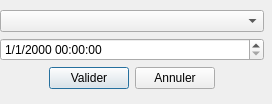
<?xml version="1.0" encoding="UTF-8"?>
<ui version="4.0">
 <class>dialog_gribDate_ui</class>
 <widget class="QDialog" name="dialog_gribDate_ui">
  <property name="geometry">
   <rect>
    <x>0</x>
    <y>0</y>
    <width>272</width>
    <height>104</height>
   </rect>
  </property>
  <property name="sizePolicy">
   <sizepolicy hsizetype="Preferred" vsizetype="Preferred">
    <horstretch>0</horstretch>
    <verstretch>0</verstretch>
   </sizepolicy>
  </property>
  <property name="windowTitle">
   <string>Grib dates</string>
  </property>
  <widget class="QWidget" name="layoutWidget">
   <property name="geometry">
    <rect>
     <x>0</x>
     <y>10</y>
     <width>264</width>
     <height>82</height>
    </rect>
   </property>
   <layout class="QVBoxLayout" name="verticalLayout">
    <item>
     <widget class="QComboBox" name="dateList"/>
    </item>
    <item>
     <widget class="QDateTimeEdit" name="dateParam">
      <property name="displayFormat">
       <string>M/d/yyyy hh:mm:ss</string>
      </property>
     </widget>
    </item>
    <item>
     <layout class="QHBoxLayout" name="horizontalLayout">
      <item>
       <spacer name="horizontalSpacer">
        <property name="orientation">
         <enum>Qt::Horizontal</enum>
        </property>
        <property name="sizeHint" stdset="0">
         <size>
          <width>40</width>
          <height>20</height>
         </size>
        </property>
       </spacer>
      </item>
      <item>
       <widget class="QPushButton" name="pushButton">
        <property name="sizePolicy">
         <sizepolicy hsizetype="Minimum" vsizetype="Fixed">
          <horstretch>0</horstretch>
          <verstretch>0</verstretch>
         </sizepolicy>
        </property>
        <property name="text">
         <string>Valider</string>
        </property>
       </widget>
      </item>
      <item>
       <widget class="QPushButton" name="pushButton_2">
        <property name="text">
         <string>Annuler</string>
        </property>
       </widget>
      </item>
      <item>
       <spacer name="horizontalSpacer_2">
        <property name="orientation">
         <enum>Qt::Horizontal</enum>
        </property>
        <property name="sizeHint" stdset="0">
         <size>
          <width>40</width>
          <height>20</height>
         </size>
        </property>
       </spacer>
      </item>
     </layout>
    </item>
   </layout>
  </widget>
 </widget>
 <tabstops>
  <tabstop>dateList</tabstop>
  <tabstop>dateParam</tabstop>
  <tabstop>pushButton</tabstop>
  <tabstop>pushButton_2</tabstop>
 </tabstops>
 <resources/>
 <connections>
  <connection>
   <sender>pushButton</sender>
   <signal>clicked()</signal>
   <receiver>dialog_gribDate_ui</receiver>
   <slot>accept()</slot>
   <hints>
    <hint type="sourcelabel">
     <x>98</x>
     <y>79</y>
    </hint>
    <hint type="destinationlabel">
     <x>24</x>
     <y>83</y>
    </hint>
   </hints>
  </connection>
  <connection>
   <sender>pushButton_2</sender>
   <signal>clicked()</signal>
   <receiver>dialog_gribDate_ui</receiver>
   <slot>reject()</slot>
   <hints>
    <hint type="sourcelabel">
     <x>174</x>
     <y>75</y>
    </hint>
    <hint type="destinationlabel">
     <x>248</x>
     <y>86</y>
    </hint>
   </hints>
  </connection>
  <connection>
   <sender>dateList</sender>
   <signal>currentIndexChanged(int)</signal>
   <receiver>dialog_gribDate_ui</receiver>
   <slot>listChanged(int)</slot>
   <hints>
    <hint type="sourcelabel">
     <x>125</x>
     <y>25</y>
    </hint>
    <hint type="destinationlabel">
     <x>236</x>
     <y>62</y>
    </hint>
   </hints>
  </connection>
  <connection>
   <sender>dateParam</sender>
   <signal>dateTimeChanged(QDateTime)</signal>
   <receiver>dialog_gribDate_ui</receiver>
   <slot>paramChanged(QDateTime)</slot>
   <hints>
    <hint type="sourcelabel">
     <x>10</x>
     <y>46</y>
    </hint>
    <hint type="destinationlabel">
     <x>32</x>
     <y>61</y>
    </hint>
   </hints>
  </connection>
 </connections>
 <slots>
  <slot>listChanged(int)</slot>
  <slot>paramChanged(QDateTime)</slot>
 </slots>
</ui>
